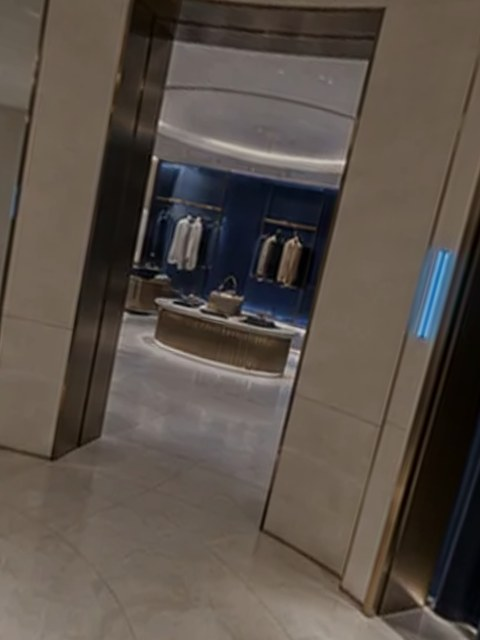
#> input picture test-cases/12-images/handheld-lounge/03.jpg, 480 x 640 px, given in place of arrival-2048.webp, which was not available
$ python panorama-benchmark.py
#> lines starting #> are read from the running program, lines starting #| are printed output that depends on the picture; pictures that were not available may be replaced by others from this repository, and a replacement may not be noted
### scripts/capture_simulator.py
"""Simulated phone captures rendered from a known 2:1 panorama.

Used by make-test-case.py (fixtures for the Tests page) and by
panorama-benchmark.py (ground-truth quality scores for the stitcher).

Scene frame: y up, heading zero along -z, positive yaw turning right, the
same convention as the web app and the stitcher.  A still is rendered with a
pinhole camera, so it has the same geometry a phone photo has.
"""

from __future__ import annotations

import math
from dataclasses import dataclass, field

import cv2
import numpy as np

CAPTURE_COLUMNS = 12
BAND_TILT_DEGREES = 50.0
BANDS = (("middle", 0.0), ("upper", BAND_TILT_DEGREES), ("lower", -BAND_TILT_DEGREES))


@dataclass
class Profile:
    """How carefully the simulated person holds the phone."""

    horizontal_fov: float = 55.4
    yaw_step_range: tuple[float, float] = (27.5, 32.5)
    pitch_offset_range: tuple[float, float] = (-2.5, 2.5)
    roll_base: float = 0.0
    roll_jitter: float = 1.5
    roll_outliers: dict[int, float] = field(default_factory=dict)
    gain_range: tuple[float, float] = (0.94, 1.06)
    white_balance_jitter: float = 0.0
    imu_noise: float = 0.5
    imu_yaw_drift: float = 0.0


PROFILES = {
    # A careful user following the guide.
    "steady": Profile(),
    # What a real handheld capture reported: a 49° wide still, turns from
    # 19.5° to 39°, the phone pointing 3-10° down, an 11° sideways tilt with
    # one shot at 22°, and auto-exposure moving brightness from 98 to 166.
    "handheld": Profile(
        horizontal_fov=49.0,
        yaw_step_range=(19.5, 39.0),
        pitch_offset_range=(-10.0, -3.0),
        roll_base=11.0,
        roll_jitter=2.0,
        roll_outliers={4: 22.0},
        gain_range=(0.72, 1.22),
        white_balance_jitter=0.04,
        imu_noise=0.8,
        imu_yaw_drift=0.25,
    ),
}


def camera_rotation(yaw: float, pitch: float, roll: float) -> np.ndarray:
    """Camera-to-scene rotation for a heading, a tilt and a sideways roll."""
    y, p, r = (math.radians(v) for v in (yaw, pitch, roll))
    ry = np.array([[math.cos(y), 0, -math.sin(y)], [0, 1, 0], [math.sin(y), 0, math.cos(y)]])
    rx = np.array([[1, 0, 0], [0, math.cos(p), -math.sin(p)], [0, math.sin(p), math.cos(p)]])
    rz = np.array([[math.cos(r), -math.sin(r), 0], [math.sin(r), math.cos(r), 0], [0, 0, 1]])
    return ry @ rx @ rz


# Scene axes (x east, y up, z south) in the W3C earth frame (x east, y north, z up).
SCENE_TO_EARTH = np.array([[1.0, 0, 0], [0, 0, -1.0], [0, 1.0, 0]])


def w3c_angles(rotation: np.ndarray) -> tuple[float, float, float]:
    """The deviceorientation (alpha, beta, gamma) a phone would report.

    The phone's device axes coincide with the rear camera's (x right, y up,
    looking along -z), so the device-to-earth rotation is the camera rotation
    expressed in earth axes, decomposed as Rz(alpha) Rx(beta) Ry(gamma) with
    gamma kept in [-90, 90) as the specification requires.
    """
    r = SCENE_TO_EARTH @ rotation
    beta = math.atan2(r[2, 1], math.hypot(r[2, 0], r[2, 2]))
    gamma = math.atan2(-r[2, 0], r[2, 2])
    alpha = math.atan2(-r[0, 1], r[1, 1])
    if not -math.pi / 2 <= gamma < math.pi / 2:
        beta = math.pi - beta
        gamma -= math.copysign(math.pi, gamma)
        alpha += math.pi
    return (
        math.degrees(alpha) % 360.0,
        (math.degrees(beta) + 180.0) % 360.0 - 180.0,
        math.degrees(gamma),
    )


def render_view(panorama: np.ndarray, rotation: np.ndarray, horizontal_fov: float, width: int) -> np.ndarray:
    height = round(width * 4 / 3)
    focal = (width / 2) / math.tan(math.radians(horizontal_fov / 2))
    xs, ys = np.meshgrid(np.arange(width) + 0.5, np.arange(height) + 0.5)
    rays = np.stack([(xs - width / 2) / focal, -(ys - height / 2) / focal, -np.ones_like(xs)], axis=-1)
    world = rays @ rotation.T
    world /= np.linalg.norm(world, axis=-1, keepdims=True)
    return sample_panorama(panorama, world)


def sample_panorama(panorama: np.ndarray, directions: np.ndarray) -> np.ndarray:
    ray_yaw = np.arctan2(directions[..., 0], -directions[..., 2])
    ray_pitch = np.arcsin(np.clip(directions[..., 1], -1, 1))
    pano_h, pano_w = panorama.shape[:2]
    map_x = ((ray_yaw / (2 * math.pi) + 0.5) * pano_w - 0.5).astype(np.float32)
    map_y = ((0.5 - ray_pitch / math.pi) * pano_h - 0.5).astype(np.float32)
    return cv2.remap(panorama, map_x, map_y, cv2.INTER_CUBIC, borderMode=cv2.BORDER_WRAP)


def apply_exposure(still: np.ndarray, gain: float, white_balance: np.ndarray) -> np.ndarray:
    """Auto-exposure acts on linear light; the JPEG stores gamma-encoded values."""
    linear = (still.astype(np.float32) / 255.0) ** 2.2
    linear *= gain * white_balance[None, None, :]
    return np.clip(np.power(np.clip(linear, 0, 1), 1 / 2.2) * 255.0 + 0.5, 0, 255).astype(np.uint8)


@dataclass
class SimulatedFrame:
    sequence: int
    band: str
    column: int
    image: np.ndarray
    yaw: float
    pitch: float
    roll: float
    imu: dict[str, float]


def yaw_steps(rng: np.random.Generator, low: float, high: float) -> list[float]:
    """Twelve uneven turns inside [low, high] that still close one circle."""
    for _ in range(2000):
        steps = rng.uniform(low, high, CAPTURE_COLUMNS)
        steps *= 360.0 / steps.sum()
        if steps.min() >= low - 1e-6 and steps.max() <= high + 1e-6:
            return [float(value) for value in steps]
    return [360.0 / CAPTURE_COLUMNS] * CAPTURE_COLUMNS


def simulate_capture(
    panorama: np.ndarray,
    extent: str,
    profile: Profile,
    rng: np.random.Generator,
    width: int,
) -> list[SimulatedFrame]:
    bands = BANDS[:1] if extent == "quick" else BANDS
    frames: list[SimulatedFrame] = []
    for band_index, (band, band_pitch) in enumerate(bands):
        steps = yaw_steps(rng, *profile.yaw_step_range)
        yaw = float(rng.uniform(-3.0, 3.0))
        for column in range(CAPTURE_COLUMNS):
            sequence = band_index * CAPTURE_COLUMNS + column
            if column > 0:
                yaw += steps[column - 1]
            pitch = band_pitch + float(rng.uniform(*profile.pitch_offset_range))
            roll = profile.roll_outliers.get(
                sequence, profile.roll_base + float(rng.uniform(-1, 1)) * profile.roll_jitter,
            )
            rotation = camera_rotation(yaw, pitch, roll)
            still = render_view(panorama, rotation, profile.horizontal_fov, width)
            white_balance = 1.0 + rng.uniform(-1, 1, 3) * profile.white_balance_jitter
            still = apply_exposure(still, float(rng.uniform(*profile.gain_range)), white_balance)
            # The phone's sensors are good but not perfect, and the heading
            # (gyro-integrated) drifts a little over the sweep.
            noisy = camera_rotation(
                yaw + rng.normal(0, profile.imu_noise) + profile.imu_yaw_drift * sequence,
                pitch + rng.normal(0, profile.imu_noise),
                roll + rng.normal(0, profile.imu_noise),
            )
            alpha, beta, gamma = w3c_angles(noisy)
            frames.append(SimulatedFrame(
                sequence, band, column, still, yaw, pitch, roll,
                {"alpha": round(alpha, 3), "beta": round(beta, 3), "gamma": round(gamma, 3)},
            ))
    return frames


# [17 lines left out: function coverage_mask, not called in this run]

### scripts/panorama-benchmark.py
#!/usr/bin/env python3
"""Scores the stitcher against ground truth.

Each scenario renders a simulated phone capture from a known panorama
(scripts/capture_simulator.py), stitches it exactly as the server does, and
compares the result with the original panorama:

  psnr / ssim   image agreement over everything the photos actually saw
  edge psnr     agreement in the outer 12° of that coverage, where cropping
                or a soft fill shows up first (curtain rails, floor drawers)
  bands         spread of brightness ratio between output and truth across
                headings; exposure seams raise it
  horizon       vertical offset of the result, in degrees

Usage:
    python scripts/panorama-benchmark.py                  # all scenarios
    python scripts/panorama-benchmark.py --profile handheld --extent quick
"""

from __future__ import annotations

import argparse
import json
import math
import shutil
import subprocess
import sys
import tempfile
import time
from pathlib import Path

import cv2
import numpy as np

sys.path.insert(0, str(Path(__file__).resolve().parent))
from capture_simulator import PROFILES, coverage_mask, simulate_capture  # noqa: E402

ROOT = Path(__file__).resolve().parent.parent
PANORAMAS = ["arrival", "collection", "lounge"]
COMPARE_WIDTH, COMPARE_HEIGHT = 1024, 512


def ssim(a: np.ndarray, b: np.ndarray, mask: np.ndarray) -> float:
    a = a.astype(np.float32)
    b = b.astype(np.float32)
    blur = lambda image: cv2.GaussianBlur(image, (11, 11), 1.5)  # noqa: E731
    mu_a, mu_b = blur(a), blur(b)
    var_a = blur(a * a) - mu_a ** 2
    var_b = blur(b * b) - mu_b ** 2
    cov = blur(a * b) - mu_a * mu_b
    c1, c2 = (0.01 * 255) ** 2, (0.03 * 255) ** 2
    index = ((2 * mu_a * mu_b + c1) * (2 * cov + c2)) / ((mu_a ** 2 + mu_b ** 2 + c1) * (var_a + var_b + c2))
    return float(index[mask].mean())


def psnr(a: np.ndarray, b: np.ndarray, mask: np.ndarray) -> float:
    if not mask.any():
        return float("nan")
    error = np.mean((a[mask].astype(np.float32) - b[mask].astype(np.float32)) ** 2)
    return float(10 * math.log10(255 ** 2 / max(error, 1e-6)))


def best_yaw_shift(result: np.ndarray, truth: np.ndarray, mask: np.ndarray) -> int:
    """Finds the circular heading offset between result and truth."""
    rows = mask.any(axis=1)
    a = result[rows].astype(np.float32)
    b = truth[rows].astype(np.float32)
    a -= a.mean()
    b -= b.mean()
    spectrum = np.fft.fft(a, axis=1) * np.conj(np.fft.fft(b, axis=1))
    correlation = np.real(np.fft.ifft(spectrum.sum(axis=0)))
    return int(np.argmax(correlation))


def horizon_offset(result: np.ndarray, truth: np.ndarray, mask: np.ndarray) -> float:
    """Vertical shift (degrees) that best maps truth onto result."""
    best, best_error = 0, float("inf")
    for shift in range(-24, 25):
        shifted = np.roll(truth, shift, axis=0)
        valid = mask & np.roll(mask, shift, axis=0)
        if valid.sum() < 1000:
            continue
        error = float(np.mean(np.abs(result[valid].astype(np.float32) - shifted[valid].astype(np.float32))))
        if error < best_error:
            best, best_error = shift, error
    return best * 180.0 / COMPARE_HEIGHT


def run_scenario(
    panorama_name: str, extent: str, profile_name: str, seed: int, width: int, work: Path, no_imu: bool = False,
) -> dict:
#> called with panorama_name = 'arrival', extent = 'quick', profile_name = 'steady', seed = 3, width = 720, no_imu = False
    truth_full = cv2.imread(str(ROOT / f"public/images/tours/flagship/{panorama_name}-2048.webp"), cv2.IMREAD_COLOR)
#> truth_full is the input picture: shape (640, 480, 3); mean B, G, R 72.7, 80.5, 89.8
    profile = PROFILES[profile_name]
    rng = np.random.default_rng(seed)
    frames = simulate_capture(truth_full, extent, profile, rng, width)
#> the loop in simulate_capture, `for band_index, (band, band_pitch) in enumerate(bands):` made 1 pass
#> pass 1, in sample_panorama, `ray_yaw = np.arctan2(directions[..., 0], -directions[..., 2])`:
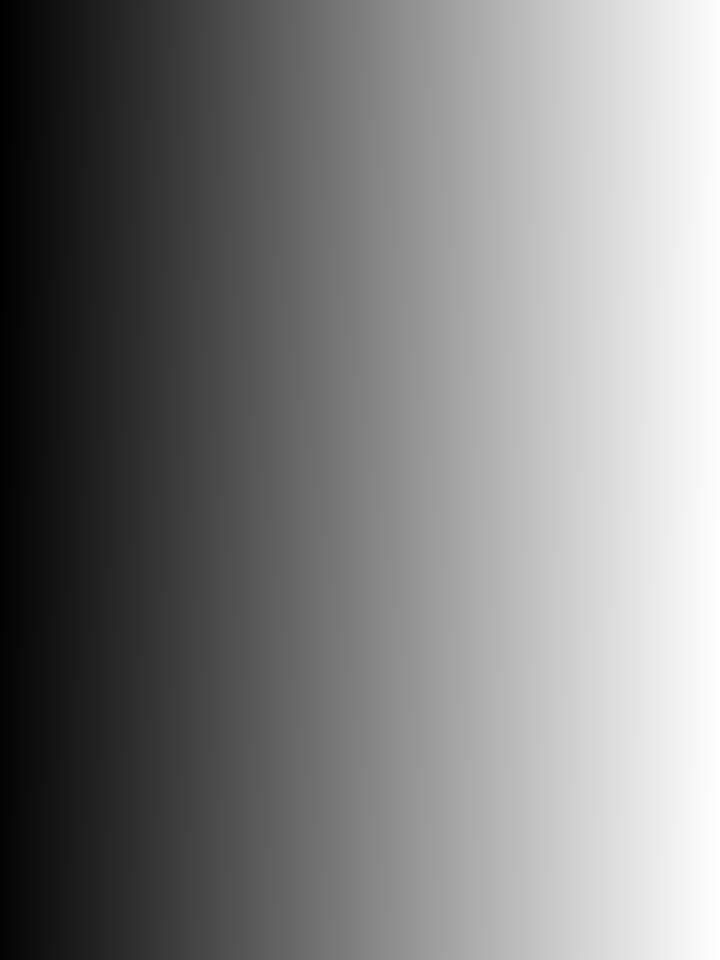
#> ray_yaw: shape (960, 720) float64; min -0.499, max 0.48, mean -0.00727; drawn with min black and max white
#> pass 1, in sample_panorama, `ray_pitch = np.arcsin(np.clip(directions[..., 1], -1, 1))`:
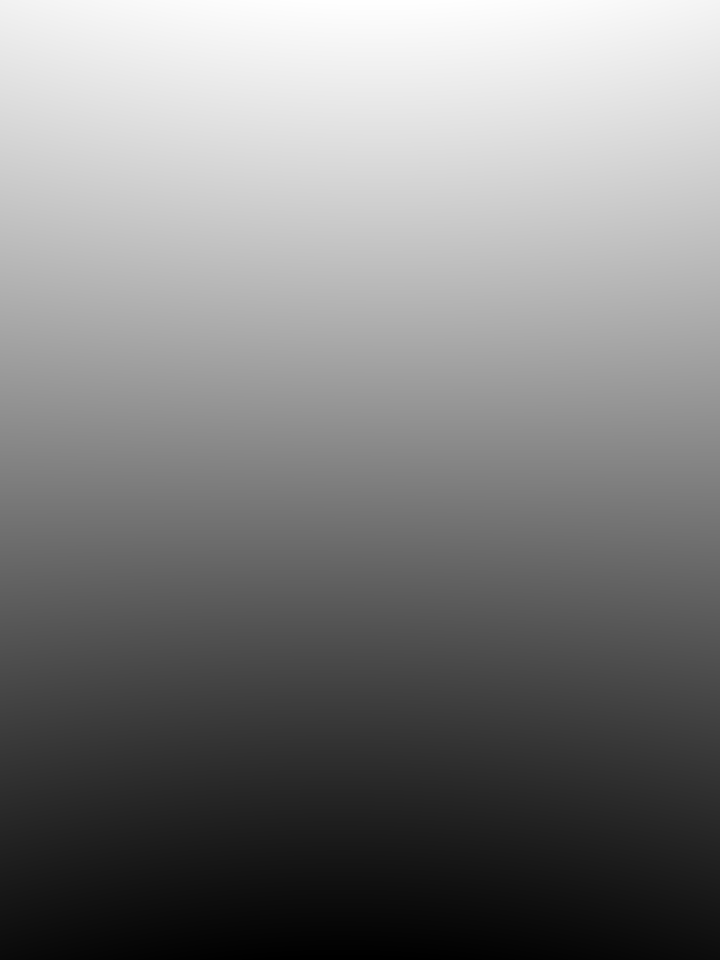
#> ray_pitch: shape (960, 720) float64; min -0.603, max 0.618, mean 0.00726; drawn with min black and max white
#> pass 1, in sample_panorama, `map_y = ((0.5 - ray_pitch / math.pi) * pano_h - 0.5).astype(np.float32)`:
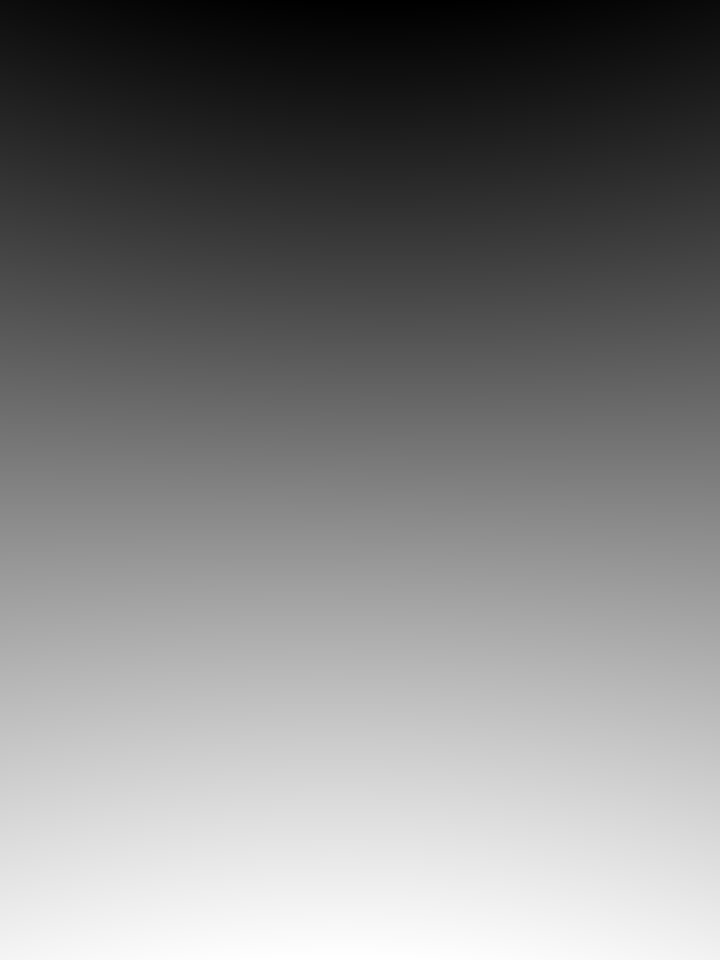
#> map_y: shape (960, 720) float32; min 193.6, max 442.3, mean 318; drawn with min black and max white
#> after the loop in simulate_capture, `for band_index, (band, band_pitch) in enumerate(bands):`: frames = 12 items
#> frames = 12 items
    job = work / f"{panorama_name}-{extent}-{profile_name}{'-noimu' if no_imu else ''}"
    job.mkdir(parents=True)
    imu = {}
    for frame in frames:
        encoded = cv2.imencode(".jpg", frame.image, [cv2.IMWRITE_JPEG_QUALITY, 88])[1]
        (job / f"{frame.sequence:03d}.frame").write_bytes(encoded.tobytes())
        imu[str(frame.sequence)] = frame.imu
#> this loop made 12 passes
#> after the loop, imu = 12 items
    if not no_imu:
        (job / "imu.json").write_text(json.dumps(imu))
    output = job / "panorama.jpg"
    report_path = job / "report.json"
    started = time.perf_counter()
#> (the run stopped early here; a loop or call above may not have finished)
